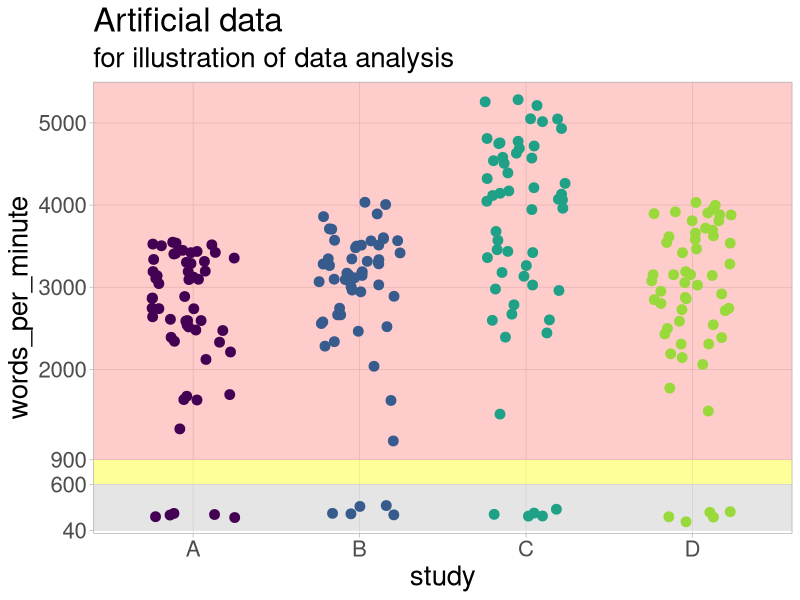
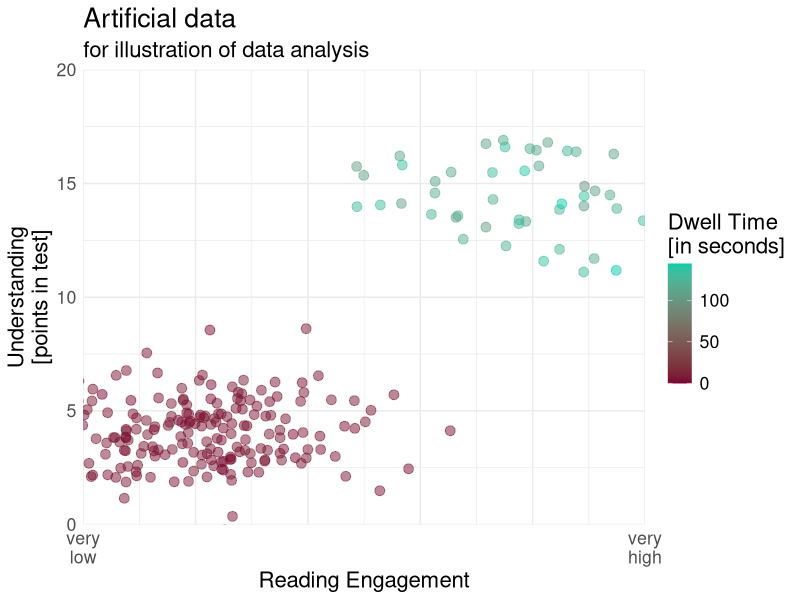
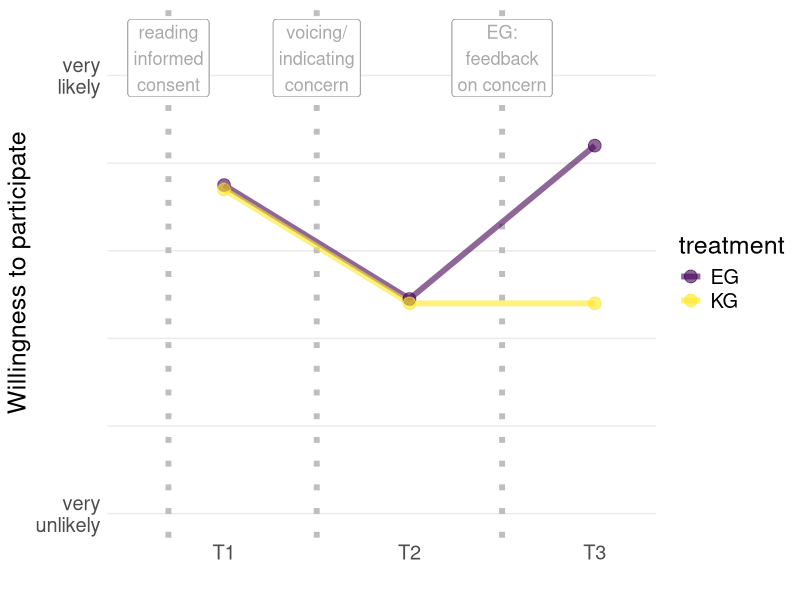

The R script that drew these images, in order:
## ---- chunk 1
knitr::opts_chunk$set(echo = FALSE,
                      message=FALSE, 
                      warning=FALSE)
### DOWNLOAD NEWEST SOURCES
## befindet sich im DIPF Ordner
# download.file("https://drive.google.com/uc?export=download&id=1ASV99YHMHSNChSNzqbZwvz2SiqYvmqO_",
#               "www/references.bib", overwrite = T)


library(fontawesome)
library(ggplot2)
library(lavaan)
# library(lavaanPlot)
library(DiagrammeR)
## ---- chunk 2
study1_sample_data <- data.frame(study = c(rep("A", 55), rep("B", 55), rep("C", 55), rep("D", 55)),
                                 words_per_minute = c(c(rbeta(n = 50, shape1 = 5, shape2 = 1.5) * 3600, rnorm(5, 250, 50)), 
                                                      c(rbeta(n = 50, shape1 = 5, shape2 = 1.5) * 4100, rnorm(5, 250, 50)), 
                                                      c(rbeta(n = 50, shape1 = 5, shape2 = 1.5) * 5400, rnorm(5, 250, 50)), 
                                                      c(rbeta(n = 50, shape1 = 5, shape2 = 1.5) * 4200, rnorm(5, 250, 50))
                                                     )
                                 )

ggplot() +
  geom_rect(aes(ymin= 40,
                ymax = 600,
                xmin = -Inf,
                xmax = Inf), 
            fill = 'grey', alpha = 0.40, color = NA) +
  geom_rect(aes(ymin= 600,
                ymax = 900,
                xmin = -Inf,
                xmax = Inf), 
            fill = 'yellow', alpha = 0.40, color = NA) +
  geom_rect(aes(ymin= 900,
                ymax = Inf,
                xmin = -Inf,
                xmax = Inf), 
            fill = 'red', alpha = 0.20, color = NA) +
  geom_jitter(data=study1_sample_data, aes(x=study, y=words_per_minute, colour = study), width = .25, size = 3) +
  scale_y_continuous(limits = c(0, 5500), expand = c(0,0), breaks = c(40, 600, 900, 2000, 3000, 4000, 5000)) +
  ggtitle("Artificial data", subtitle = "for illustration of data analysis") +
  scale_color_viridis_d(end = .85) +
  theme_light() +
  theme(panel.grid.minor = element_blank(),
        legend.position = "none",
        text = element_text(size = 20))

## ---- chunk 3
#| fig-width: 8
#| fig-height: 6.5

data_2a <- data.frame(
  understanding = c(rnorm(50, 15, 2), rnorm(200, 4, 1.5)),
  read_engagement = c(rnorm(50, 5, .7), rnorm(200, 2, .7)),
  dwell_time = c(rnorm(50, 120, 10), rnorm(200, 5, 2))
  )


# data_2a <- data.frame(understanding = penguins$body_mass_g,
#                       read_engagement = penguins$flipper_length_mm,
#                       dwell_time = penguins$body_mass_g * penguins$flipper_length_mm)


ggplot(data_2a, aes(x=read_engagement, y=understanding, color=dwell_time)) +
  geom_point(size = 3, alpha = .5) +
  scale_x_continuous(labels = c("very\nlow", "", "", "", "", "very\nhigh")) +
  scale_colour_gradient(high = "#00CCA9", low = "#79042F") +
  labs(title = "Artificial data", 
       subtitle = "for illustration of data analysis",
       x = "Reading Engagement",
       y = "Understanding\n[points in test]",
       color = "Dwell Time\n[in seconds]") +
  coord_cartesian(xlim = c(1,6),
                  ylim = c(0,20),
                  expand = F) +
  theme_minimal() +
  theme(text = element_text(size = 16))
## ---- chunk 4
grViz("
digraph SEM {
  graph [layout = dot, rankdir = LR, nodesep=0.5, splines=curved]

  node [shape=ellipse]
  knowledge
  
  node [shape=ellipse]
  read_engagement
  
  node [shape=rectangle]
  dwell_time

  node [shape=ellipse]
  understanding

  // Create a vertical rank for dwell_time, read_engagement and understanding
  {rank=same; read_engagement; dwell_time; understanding}

  knowledge -> dwell_time [label='-']
  knowledge -> read_engagement [label='-?']
  knowledge -> understanding [label='+']
  understanding:s -> dwell_time:n [dir=both]
  dwell_time:s -> read_engagement:n [dir=both]
  read_engagement:e -> understanding:e [dir=both]
}
")
## ---- chunk 5
# # Simulate data
# set.seed(123)  # for reproducibility
# simulated_data <- simulateData(model, sample.nobs = 500)
# 
# # Fit the SEM model to the simulated data
# fit <- sem(model, data = simulated_data)
# 
# lavaanPlot(fit,
#            graph_options = list(rankdir = "LR"),
#            node_options = list(shape = "box", fontname = "Helvetica"),
#            edge_options = list(color = "grey"),
#            labels = list("knowledge1" = "",
#                          "knowledge2" = "",
#                          "knowledge3" = "",
#                          "knowledge4" = "",
#                          "read_engagement1" = "",
#                          "read_engagement2" = "",
#                          "read_engagement3" = "",
#                          "read_engagement4" = "",
#                          "understanding1" = "",
#                          "understanding2" = "",
#                          "understanding3" = "",
#                          "understanding4" = ""))
## ---- chunk 6
grViz("
digraph SEM {
  graph [layout = dot, rankdir = LR, nodesep=0.4]
  
  // NODES
  data_sharing [shape=rectangle]
  
  perceived_sensitivity [shape=ellipse, color='#bcbcbc', fontcolor='#bcbcbc']
  
  willingness_participate [shape=ellipse, color='#000']
  
  data_type [shape=rectangle]
  
  invis [shape=point, style=invis]
  

  // Create a vertical rank
  {rank=same; data_type; invis; perceived_sensitivity}


  // Connections
  data_sharing -> invis [label='0', dir=none, headclip=false]
  data_type -> invis [label='+']
  invis -> perceived_sensitivity [dir=back, color='#bcbcbc', label='+', fontcolor='#bcbcbc']
  invis -> willingness_participate [tailclip=false]
}
")
## ---- chunk 7
p_data <- data.frame(treatment = c(rep("EG", 3), rep("KG", 3)),
                     repeated_measures = rep(c(1, 2, 3), 2),
                     willingness = c(4.75, 3.45, 5.2,
                                     4.7, 3.4, 3.4))


ggplot(p_data, aes(x=repeated_measures, y=willingness, color=treatment, group = treatment)) +
  geom_vline(xintercept = .7, colour = "grey", linewidth = 2, linetype = "dotted") +
  geom_label(aes(x = .7, y = 6.2, label = "reading\ninformed\nconsent"), 
           fill = "white", color = "darkgrey", size = 4.6) +
  geom_vline(xintercept = 1.5, colour = "grey", linewidth = 2, linetype = "dotted") +
  geom_label(aes(x = 1.5, y = 6.2, label = "voicing/\nindicating\nconcern"), 
           fill = "white", color = "darkgrey", size = 4.6) +
  geom_vline(xintercept = 2.5, colour = "grey", linewidth = 2, linetype = "dotted") +
  geom_label(aes(x = 2.5, y = 6.2, label = "EG:\nfeedback\non concern"), 
           fill = "white", color = "darkgrey", size = 4.6) +
  geom_line(size = 2, alpha = .6) +
  geom_point(size = 4, alpha = .6) +
  scale_y_continuous(limits = c(1,6.5), 
                     breaks = c(1:6),
                     labels = c("very\nunlikely", "", "", "", "", "very\nlikely")) +
  scale_x_continuous(breaks = c(1,2,3), labels = c("T1", "T2", "T3"), 
                     expand = c(.1, .1)) +
  scale_color_viridis_d() +
  xlab("") +
  ylab("Willingness to participate") +
  theme_minimal() +
  theme(panel.grid.minor.x = element_blank(),
        panel.grid.major.x = element_blank(),
        panel.grid.minor.y = element_blank(),
        text = element_text(size = 18))
  
## ---- chunk 8
grViz("
digraph SEM {
  graph [layout = dot, rankdir = LR, nodesep=0.4]
  
  // NODES
  wp1 [shape=ellipse, label='willingness_participate']
  wp2 [shape=ellipse, label='willingness_participate']
  
  is1 [shape=ellipse, label='informed']
  is2 [shape=ellipse, label='informed']
  
  feedback [shape=rectangle]
  
  invis1 [shape=point, style=invis]
  invis2 [shape=point, style=invis]
  
  // Create a vertical rank
  {rank=same; invis1; invis2; feedback}
  {rank=same; wp1; is1}
  {rank=same; wp2; is2}

  // Connections
  wp1:e -> invis1 [weight=10, dir=none, headclip=false]
  invis1 -> wp2:w [weight=10, tailclip=false]
  is1:e -> invis2 [weight=10, dir=none, headclip=false]
  invis2 -> is2:w [weight=10, tailclip=false]
  feedback -> wp2
  feedback -> is2
  wp1 -> is1 [dir=both]
  wp2 -> is2 [dir=both]
}
")
